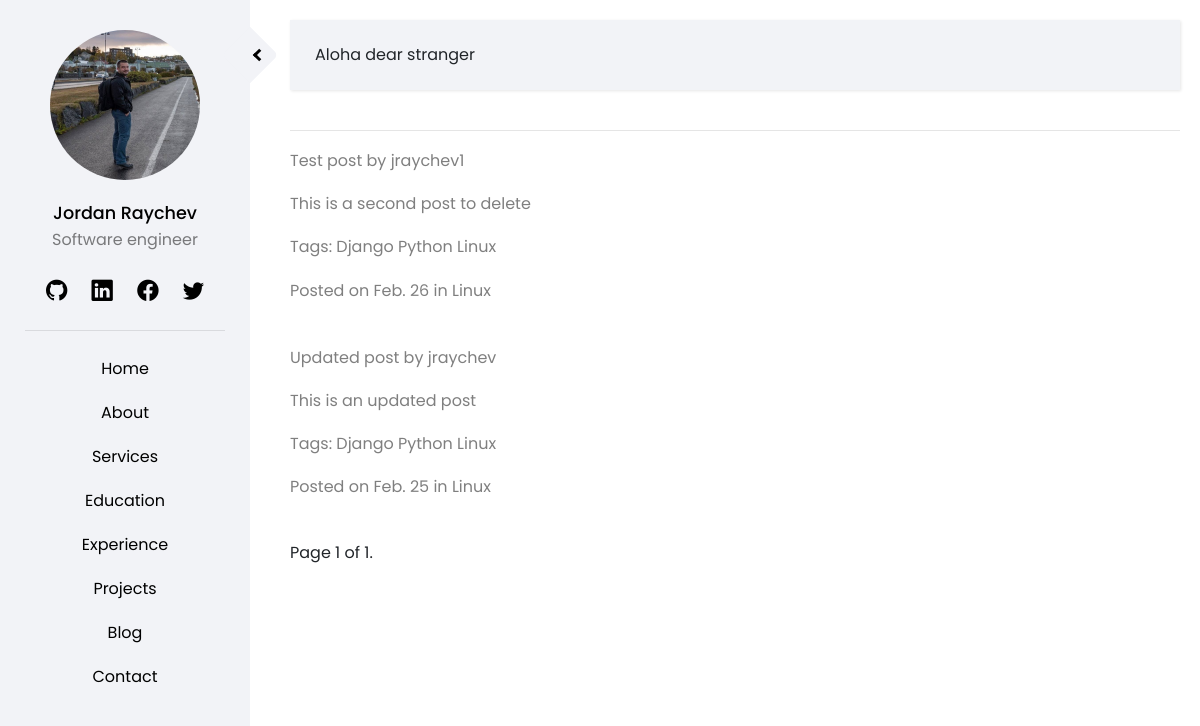
Screenshot of /posts/category/Linux/ with the database file from the repository.
### posts/models.py (models this page shows, shortened)
class Post(models.Model):
    title = models.CharField(max_length=100)
    content = models.TextField()
    header_image = models.ImageField(default='profile_default.jpg', upload_to='post_images')
    date_posted = models.DateTimeField(default=timezone.now)
    author = models.ForeignKey(CustomUser, on_delete=models.CASCADE, default=1)
    author_bio = models.CharField(max_length=200, default='default-bio')
    tags = models.ManyToManyField(Tag)
    category = models.ForeignKey(Category, on_delete=models.DO_NOTHING)
    status = models.IntegerField(choices=STATUS, default=0)
    @property
    def time_created_before(self):
        time_diff = timezone.now() - self.date_posted
        seconds = floor(time_diff.total_seconds())
        time_since_creation = 0
        if seconds < 3600:
            time_since_creation = str(seconds//60) + ' mins ago'
        elif seconds > 3600 and seconds < 86400:
            time_since_creation = str(seconds//3600) + ' hours ago'
        elif seconds > 8600 and seconds < 432000:
            time_since_creation = str(seconds//86000) + ' days ago'
        else:
            posted_on = str(self.date_posted.strftime('%b. %d'))
            time_since_creation = 'on ' + posted_on
        return time_since_creation
    class Meta:
        ordering = ['-date_posted']

class Tag(models.Model):
    name = models.CharField(max_length=20, unique=True)
    def __str__(self):
        return str(self.name)

class Category(models.Model):
    name = models.CharField(max_length=20, unique=True)
    def __str__(self):
        return str(self.name)

### accounts/models.py (models this page shows, shortened)
class CustomUser(AbstractUser):
    department = models.CharField(max_length=50)
    slug = models.SlugField(max_length=50)
    profile_image = models.ImageField(default='profile_default.jpg', upload_to='profile_images')
    def __str__(self):
        return self.username

### posts/views.py (the view)
# urls.py: path('category/<cat_name>/', CategoryView.as_view(), name='cat-view-cbv'), # CBV
class CategoryView(ListView):
    template_name = 'posts/posts_cat.html'
    context_object_name = 'posts_by_cat'
    paginate_by = _PAGINATE_BY
    def get_queryset(self):
        searched_cat = Category.objects.filter(name=self.kwargs['cat_name']).values_list('id', flat=True)
        print(searched_cat)
        cat_id = get_object_or_404(searched_cat)
        return Post.objects.filter(category=cat_id, status=0)

### templates/posts/posts_cat.html (shortened to what this page needs)
{% extends 'home/base.html' %}
{% block content %}
    {% for post in posts_by_cat %}
        <p> {{ post.title }} by {{ post.author }} </p>
        <p><a href = "{% url 'post-detail' post.id %}"> {{ post.content }} </a></p>
        <p> Tags:
            {% for tag in post.tags.all %}
                <a href = " {% url 'tag-view-cbv' tag.name %} "> {{ tag }}  </a>
        {% endfor %}
        </p>
       <p>Posted {{ post.time_created_before }} in
        <a href = " {% url 'cat-view-cbv' post.category %} "> {{ post.category }}  </a> </p>
    {% endfor %}
    <div class="pagination">
        <span class="step-links">
            <span class="current">
                Page {{ page_obj.number }} of {{ page_obj.paginator.num_pages }}.
            </span>
        </span>
    </div>
{% endblock %}

### static/css/style.css (style rules this page uses)
:root { --main-color: rgb(242, 243, 247); --main-color-darker: rgb(230, 230, 230); --red-color: #ec5453; --green-color: #2fa499; --blue-color: #2c98f0; --darker-blue-color: #4054b2; --white-color: #ffffff; --yellow-color: #f9bf3f; --purple-color: #a84cb8; --border-color: rgba(0, 0, 0, 0.1); --black-color: rgba(0,0,0); --p-color: rgba(0, 0, 0, 0.5); --box-shadow: rgba(0, 0, 0, 0.2); --black-075: rgba(0, 0, 0, 0.75); }
body { font-family: 'Poppins', sans-serif; background: var(--white-color); }
p { font-family: 'Poppins', sans-serif; font-size: 1em; font-weight: 400; line-height: 1.7em; color: var(--p-color); }
a, a:hover, a:focus { color: inherit; text-decoration: none; transition: all 0.3s; }

### rows the page displays
Post: title "Test post", author "jraychev1", content "This is a second post to delete", time_created_before "on Feb. 26", category "Linux"
Tag: name "Django"
Tag: name "Python"
Tag: name "Linux"
Post: title "Updated post", author "jraychev", content "This is an updated post", time_created_before "on Feb. 25", category "Linux"

### other values shown
{{ page_obj.number }} "1"
{{ page_obj.paginator.num_pages }} "1"
